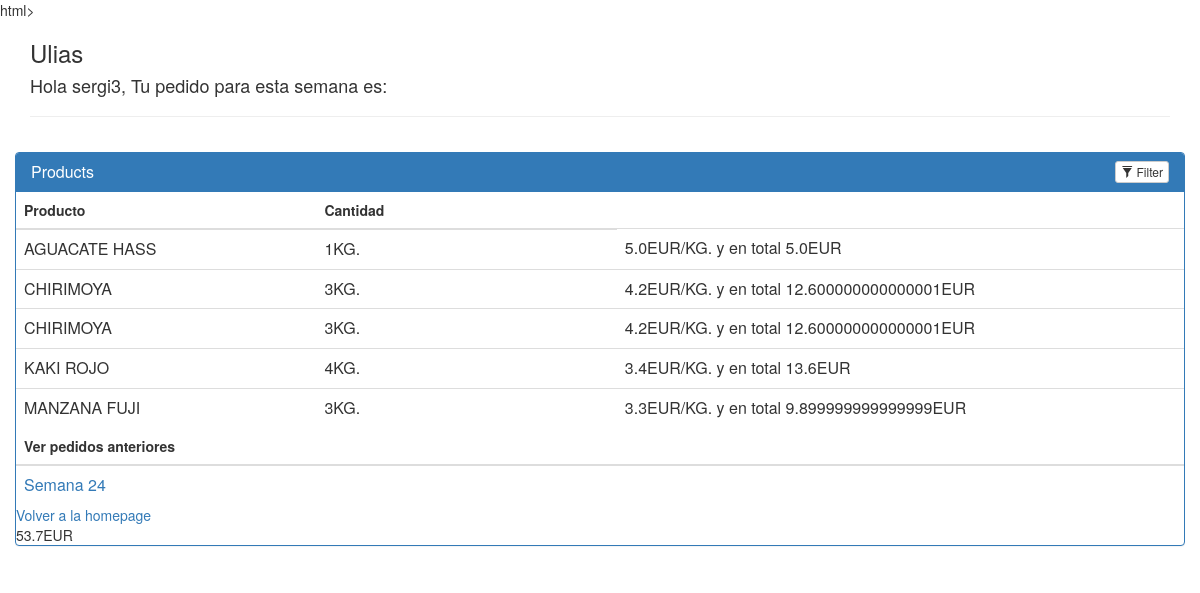
Page /agricultores/1/postorder (signed in) on the earlier database version.
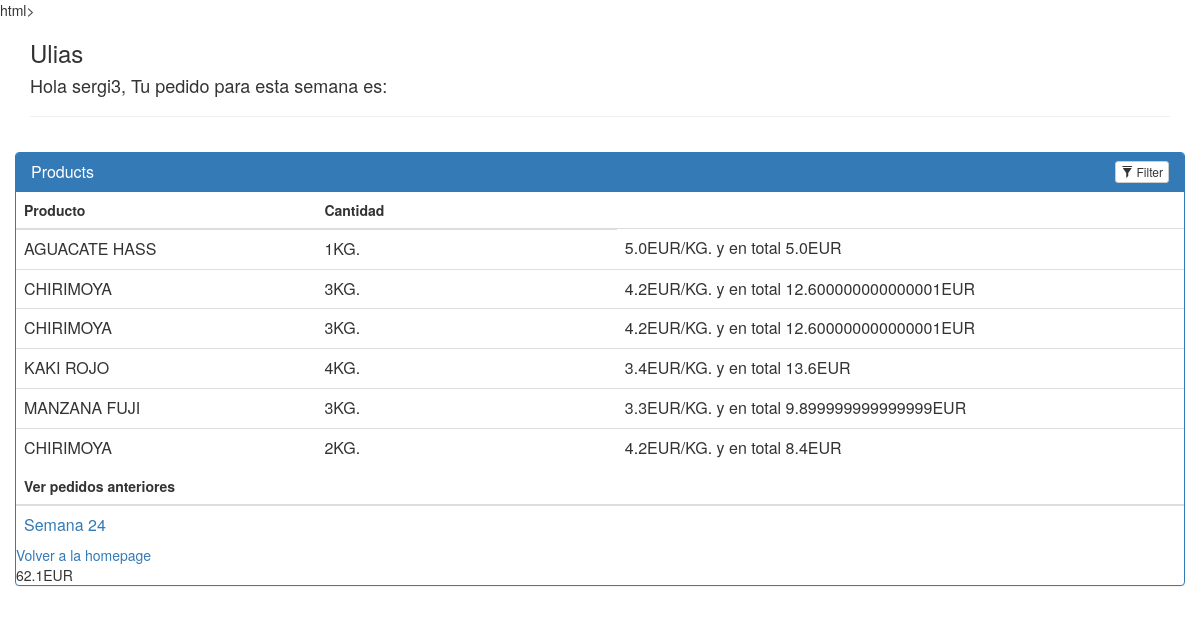
Same page on the later database version.
### application/models.py (models this page shows, shortened)
class Agricultor(db.Model):
	__tablename__ = 'agricultor'
	name = db.Column(db.String(80), nullable = False)
	id = db.Column(db.Integer, primary_key = True)
	def __init__(self, name):
		self.name = name
	def __repr__(self):
		return '<Agricultor %r>' % self.name

class User(UserMixin, db.Model):
	__tablename__ = "user"
	id = db.Column(db.Integer, primary_key=True)
	username = db.Column(db.String(15), unique=True)
	email = db.Column(db.String(50), unique=True)
	password = db.Column(db.String(80))
	user_role = db.Column(db.String(80))
	is_active = db.Column(db.Boolean,default=False)
	is_admin = db.Column(db.Boolean,default=False)
	def __init__(self,username,password,email,is_active,user_role,is_admin):
		self.username = username
		self.password = password
		self.email = email
		self.user_role = user_role
		self.is_active = is_active
		self.is_admin = is_admin
	def get_id(self):
		return self.id
	def is_active(self):
		return self.is_active
	def activate_user(self):
		self.is_active = True
	def get_username(self):
		return self.username
	def get_user_role(self):
		return self.user_role
	def get_is_admin(self):
		return self.is_admin

class Pedido(db.Model):
	__tablename__= 'pedido'
	id = db.Column(db.Integer, primary_key = True)
	quantity = db.Column(db.String(30))
	week = db.Column(db.Integer)
	product_name = db.Column(db.String(80), db.ForeignKey('productos.product_title'))
	product_price = db.Column(db.Float(8), db.ForeignKey('productos.unit_price'))
	product_units = db.Column(db.String(80), db.ForeignKey('productos.units'))
	user_name = db.Column(db.String(30), db.ForeignKey('user.username'))
	email = db.Column(db.String(50), db.ForeignKey('user.email'))
	user_email = db.relationship(User, foreign_keys=[email])
	user = db.relationship(User, foreign_keys=[user_name])
	product_price_join = db.relationship(Productos, foreign_keys=[product_price])
	product_unit_join = db.relationship(Productos, foreign_keys=[product_units])
	product = db.relationship(Productos, foreign_keys=[product_name])
	year = db.Column(db.Integer, default=date.today().year)
	week = db.Column(db.Integer, default=date.today().isocalendar()[1])

### application.py (the view)
@application.route('/agricultores/<int:agricultor_id>/postorder', methods=['GET', 'POST'])
@login_required(role="CUSTOMER")
def postOrder(agricultor_id):
    db.session.commit()
    agricultor = db.session.query(Agricultor).filter_by(id=agricultor_id).one()
    weeks = db.session.query(Pedido.week).filter_by(user_name = current_user.username).distinct()
    order = db.session.query(Pedido).filter_by(user_name = current_user.username, week = date.today().isocalendar()[1])
    total = 0
    for item in order:
        tot = float(item.product_price)*float(item.quantity)
        total = total + tot
    return render_template('postOrder.html', agricultor=agricultor, order = order, weeks = weeks, user_name = current_user.username, total = total)

### application.py (called while the page is built)
def login_required(role="ANY"):
    def wrapper(fn):
        @wraps(fn)
        def decorated_view(*args, **kwargs):
            if not current_user.is_authenticated:
              return login_manager.unauthorized()
            elif (current_user.user_role == "ADMIN"):
                return fn(*args, **kwargs)
            elif ((current_user.user_role != role) and (role != "ANY")):
                return login_manager.unauthorized()
            else:
                return fn(*args, **kwargs)
        return decorated_view
    return wrapper

@login_manager.user_loader
def load_user(user_id):
    return User.query.get(int(user_id))

### application/templates/postOrder.html (shortened to what this page needs)
<head>
	<link rel=stylesheet type=text/css href="{{ url_for('static', filename='styles.css') }}">
	<link rel=stylesheet type=text/css href="https://netdna.bootstrapcdn.com/bootstrap/3.1.0/css/bootstrap.min.css">
</head>
<body>
	<div class="container">
	    <h3>{{agricultor.name}}</h3>
	    <h4>Hola {{current_user.username}}, Tu pedido para esta semana es:</h4>
	    <hr>
	    <div class="row">
	        <div class="panel panel-primary filterable">
	            <div class="panel-heading">
	                <h3 class="panel-title">Products</h3>
	                <div class="pull-right">
	                    <button class="btn btn-default btn-xs btn-filter"><span class="glyphicon glyphicon-filter"></span> Filter</button>
	                </div>
	            </div>
	            <table class="table">
	                <thead>
	                    <tr class="filters">
	                        <th><input type="text" class="form-control" placeholder="Producto" disabled></th>
	                        <th><input type="text" class="form-control" placeholder="Cantidad" disabled></th>
	                    </tr>
	                </thead>
	                <tbody>
	                		<tr>
		                		{% for i in order %}
								<td>{{i.product_name}}</td>
	                        	<td>{{i.quantity}}{{i.product_units}}</td>
	                        	<td>{{i.product_price}}EUR/{{i.product_units}} y en total {{(i.quantity|float)*(i.product_price|float)}}EUR</td>
	                    	</tr>
	                    		{% endfor %}
	                </tbody>
	            </table>
	            <table class="table">
	                <thead>
	                    <tr class="filters">
	                        <th><input type="text" class="form-control" placeholder="Ver pedidos anteriores" disabled></th>
	                    </tr>
	                </thead>
	                <tbody>
	                		<tr>
		                		{% for i in weeks %}
								<td><a href = "{{url_for('historicalOrders', agricultor_id = agricultor.id, week = i.week)}}">Semana {{i.week}}</a></td>
	                    	</tr>
	                    		{% endfor %}
	                </tbody>
	            </table>
	            <div>
	                <a href= "{{url_for('onepage')}}">Volver a la homepage</a>
	            </div>
	           	<div>
	                {{ total }}EUR
	            </div>
	        </div>
	    </div>
	</div>
</body>
</html>

### application/static/styles.css (style rules this page uses)
.filterable { margin-top: 15px; }
.filterable .panel-heading .pull-right { margin-top: -20px; }
.filterable .filters input[disabled] { background-color: transparent; border: none; cursor: auto; box-shadow: none; padding: 0; height: auto; }

Differences in the rows shown:
added Pedido: product_name "CHIRIMOYA", quantity "2", product_units "KG.", product_price "4.2", (i.quantity|float)*(i.product_price|float) "8.4"
Other differences:
{{ total }}: "53.7" → "62.1"
